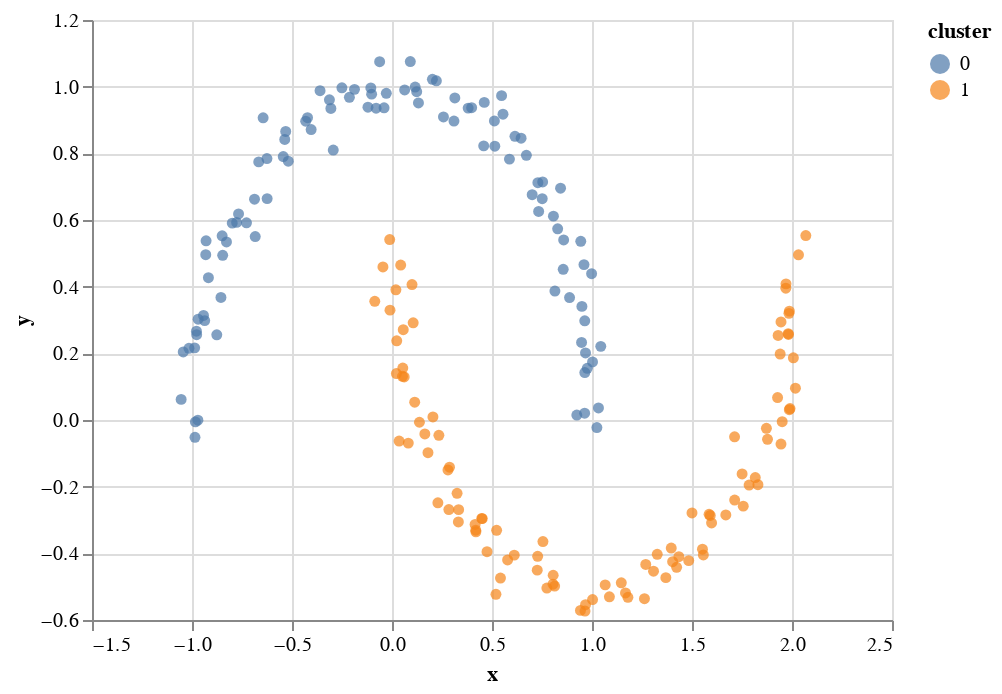

Notebook source saved alongside this figure:
### Markdown cell above
### DBScan

K-means works well on blob data, but sometimes we want to consider clusters that are continuously dense, and not necessarily blobs. 

There is another built-in random number generator that will make us `C`'s (or cresent moons)

### Code cell
X, y = make_moons(200, noise=.05, random_state=23)
df_toy = pd.DataFrame()
df_toy['x'] = X[:,0]
df_toy['y'] = X[:,1]
df_toy['cluster'] = y

alt.Chart(df_toy).mark_circle().encode(
    x='x',
    y='y',
    color='cluster:N'
)

### Figure 1 — Vega-Lite specification as saved in the notebook (floating-point values rounded to 4 significant figures; data arrays with more than 128 entries replaced by an {"elided": "..."} marker saying what was removed)
{"config": {"view": {"continuousWidth": 400, "continuousHeight": 300}}, "data": {"name": "data-566c28334b370ca7515db330d862021c"}, "mark": "circle", "encoding": {"color": {"field": "cluster", "type": "nominal"}, "x": {"field": "x", "type": "quantitative"}, "y": {"field": "y", "type": "quantitative"}}, "$schema": "https://vega.github.io/schema/vega-lite/v4.17.0.json", "datasets": {"data-566c28334b370ca7515db330d862021c": {"elided": "200 records"}}}
